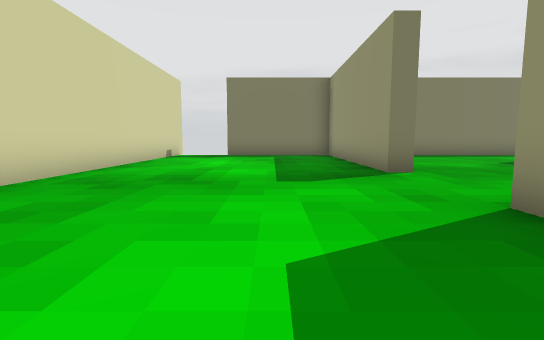
view 1 (above)

24 first-person views from a walk through a scene from a Unity 3-D project. The camera is 1.3 m above the floor, tilts 6° down and sees 85° across. The floor is counted in squares, 2 m on a side. Each view is taken from the middle of a square. On the plan, view 1 faces up. The plan holds only what a view shows up to about 9 squares ahead; the rest is blank. The place goes on beyond the plan.

view 2
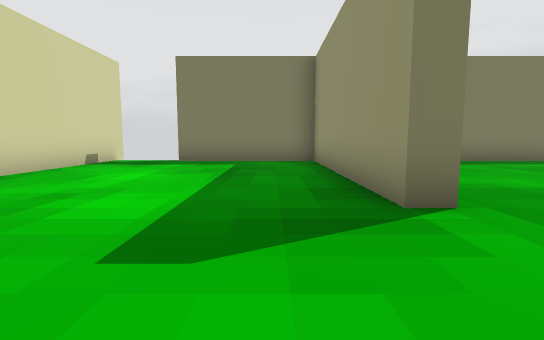

view 3
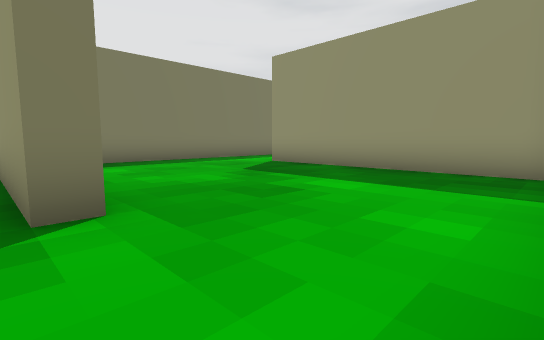

view 4
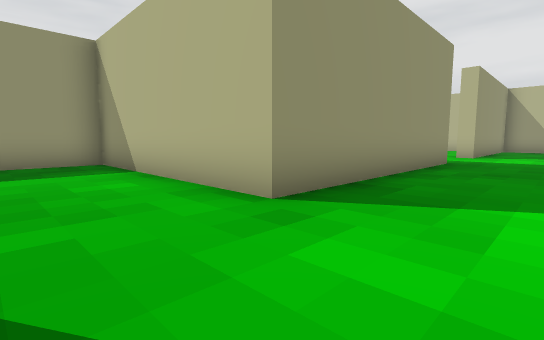

view 5
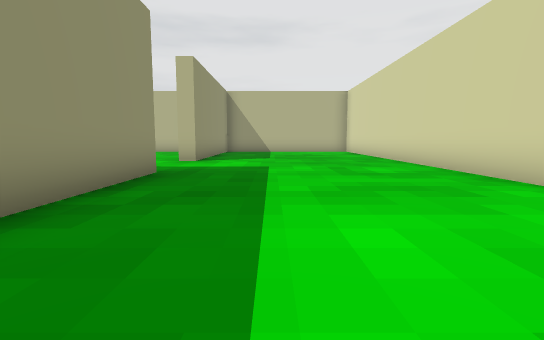

view 6
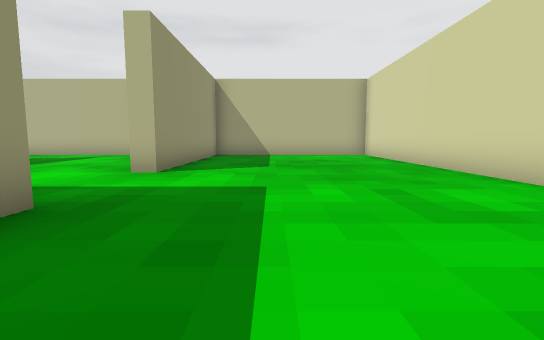

view 7
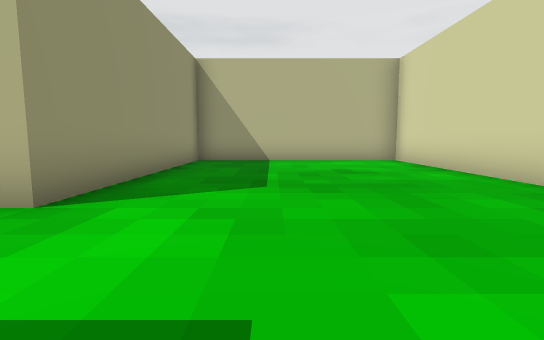

view 8
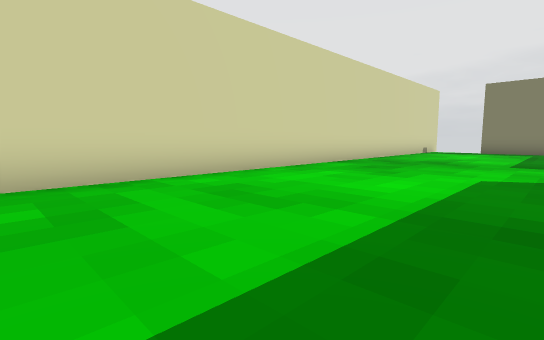

view 9
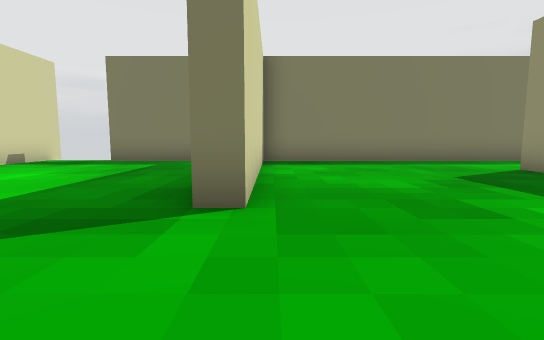

view 10
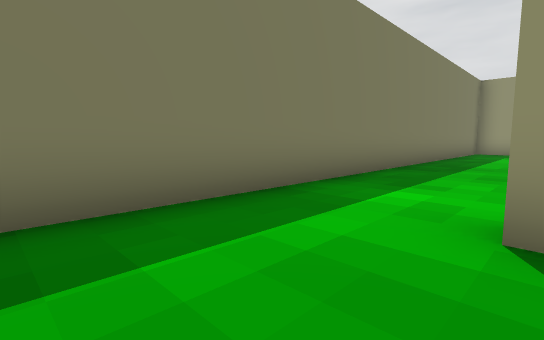

view 11
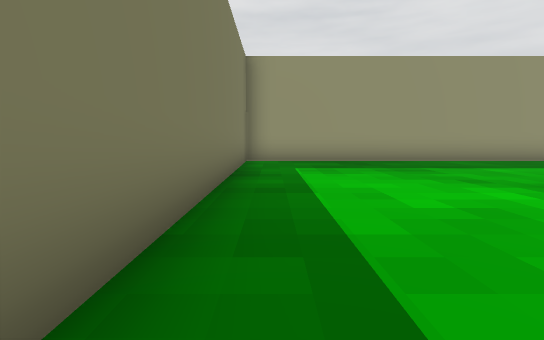

view 12
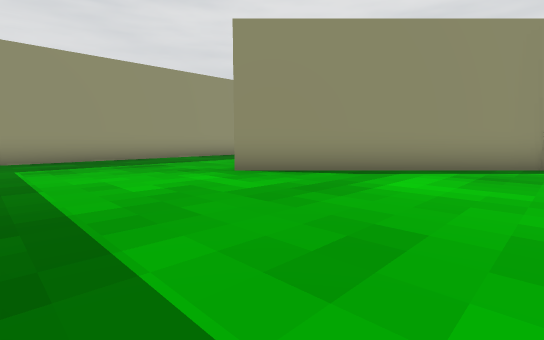

view 13
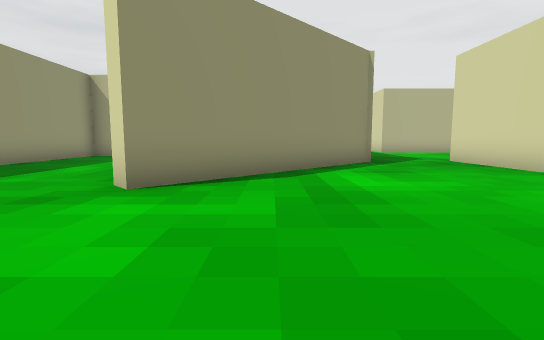

view 14
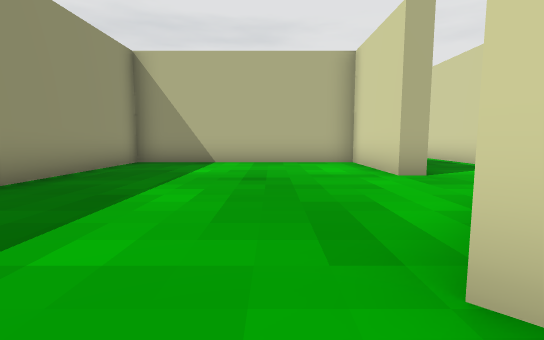

view 15
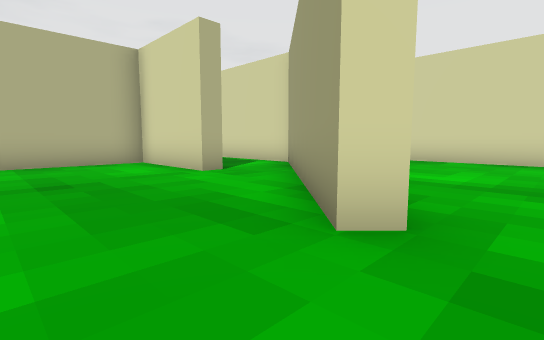

view 16
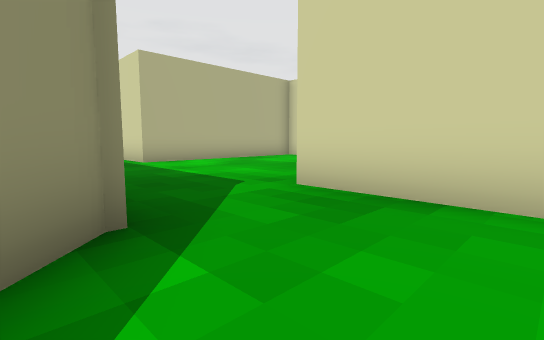

view 17
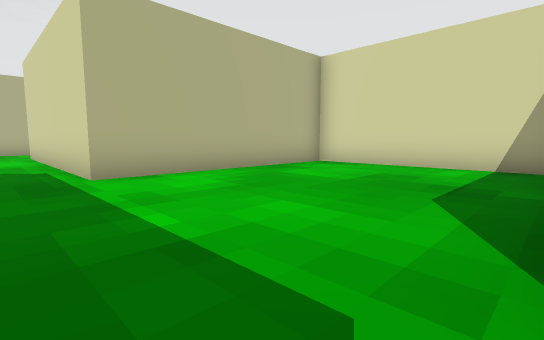

view 18
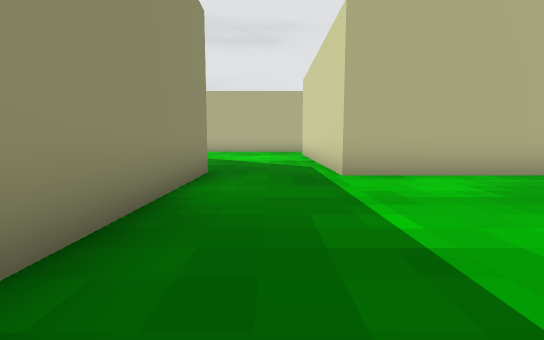

view 19
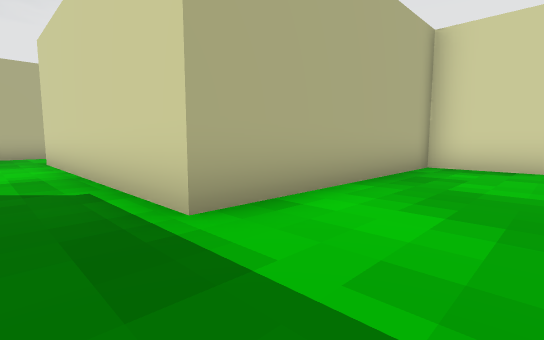

view 20
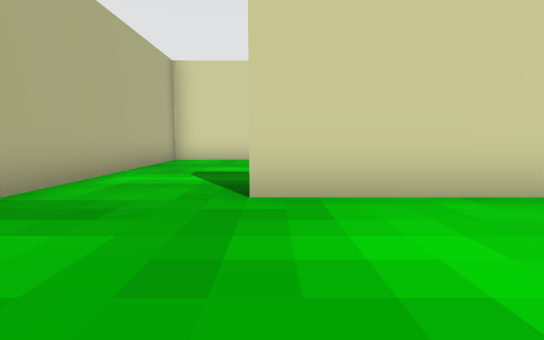

view 21
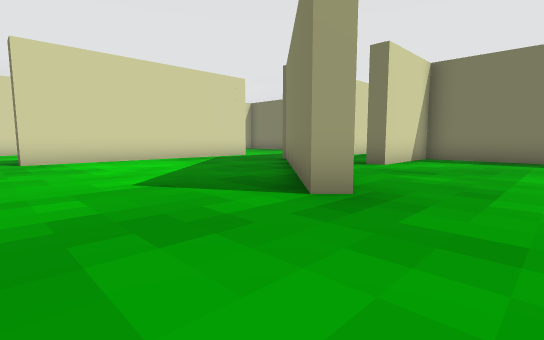

view 22
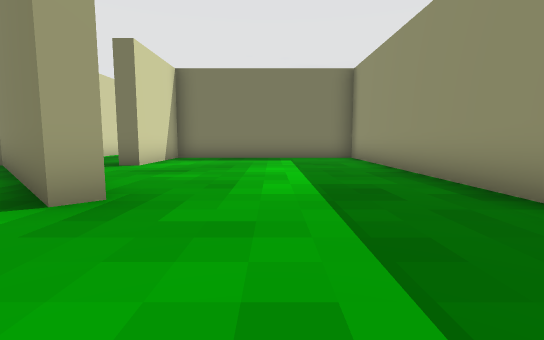

view 23
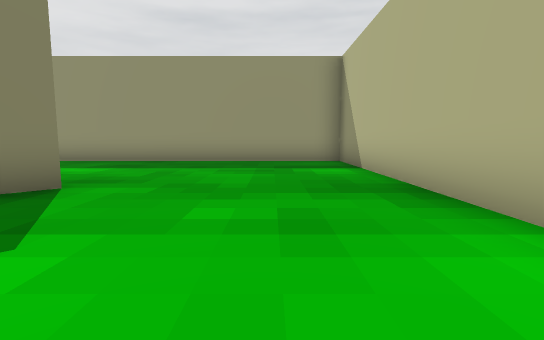

view 24
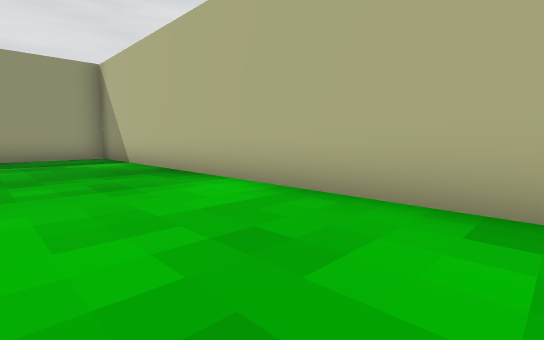

### Floor plan
Ten units are one square. View 1 is at (0, 0); x grows to the right and y downward. Boxes are objects, and circles mark ways between rooms. Rooms are numbered by the first view taken in them; rooms with no view inside come last. Other rooms are left out.
<svg viewBox="-42 -126 254 261">
<path fill="none" stroke="#000" d="M22 38 22 -27 83 -27 83 -92M-37 -121 -37 130 22 130 22 67 28 67M84 -117 27 -117 27 -57 22 -57 22 -117 -15 -117M141 -27 147 -27 147 2 207 2 207 -117 84 -117M114 -27 159 -72 162 -69 132 -38M87 -76 87 -44M112 36 112 -8M27 -18 27 32 87 32M87 -44 87 -22M162 78 159 82 112 36M147 14 147 37 142 37M87 32 87 102M85 130 207 130 207 19M176 7 154 7M87 102 82 102M30 130 85 130M132 -38 120 -26"/>
<circle cx="80" cy="-105" r="3" fill="#2a7"/>
<circle cx="20" cy="55" r="3" fill="#2a7"/>
<circle cx="95" cy="-35" r="3" fill="#2a7"/>
<circle cx="140" cy="-30" r="3" fill="#2a7"/>
<circle cx="95" cy="30" r="3" fill="#2a7"/>
<circle cx="80" cy="115" r="3" fill="#2a7"/>
<text x="10" y="-20">1</text>
<text x="160" y="-60">2</text>
<text x="70" y="10">3</text>
<text x="140" y="80">4</text>
<text x="50" y="90">5</text>
<text x="130" y="-30">6</text>
</svg>
Room 1 opens to room 2. Room 1 opens to room 5. Room 2 opens to room 3. Room 2 opens to room 6. Room 3 opens to room 4. Room 4 opens to room 5.

Where each view was taken, in squares from view 1:
view 1: 0 up, 0 right, facing up
view 2: 3 up, 1 right, facing up
view 3: 3 up, 2 right, facing up-right
view 4: 5 up, 0 right, facing down-right
view 5: 2 up, 0 right, facing down
view 6: 1 down, 0 right, facing down
view 7: 4 down, 0 right, facing down
view 8: 4 down, 1 right, facing up-left
view 9: 3 up, 3 right, facing up
view 10: 9 up, 6 right, facing up-right
view 11: 11 up, 12 right, facing right
view 12: 11 up, 11 right, facing down-right
view 13: 11 up, 14 right, facing down
view 14: 8 up, 17 right, facing down
view 15: 8 up, 18 right, facing down-left
view 16: 5 up, 12 right, facing down-left
view 17: 2 up, 10 right, facing down-left
view 18: 2 up, 10 right, facing down
view 19: 1 down, 10 right, facing down-left
view 20: 10 down, 12 right, facing left
view 21: 11 down, 18 right, facing up-left
view 22: 11 down, 18 right, facing up
view 23: 11 down, 12 right, facing right
view 24: 10 down, 10 right, facing down-right
